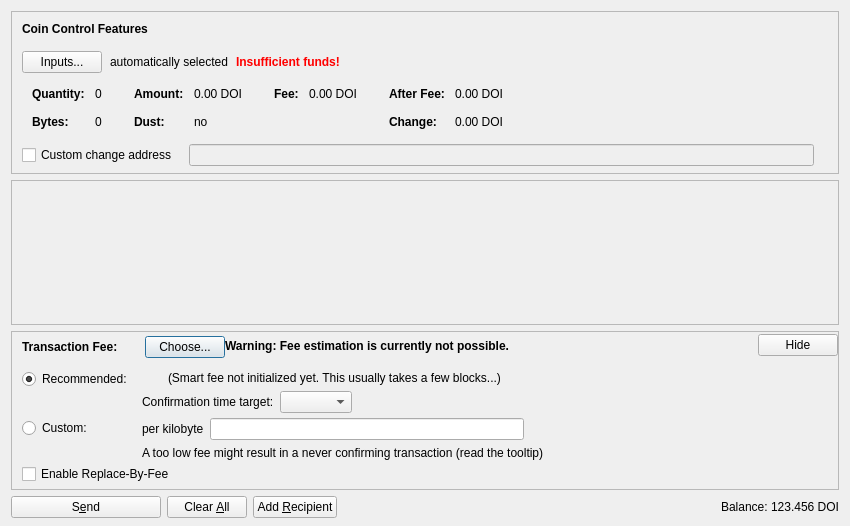
<?xml version="1.0" encoding="UTF-8"?>
<ui version="4.0">
 <class>SendCoinsDialog</class>
 <widget class="QDialog" name="SendCoinsDialog">
  <property name="geometry">
   <rect>
    <x>0</x>
    <y>0</y>
    <width>850</width>
    <height>526</height>
   </rect>
  </property>
  <property name="windowTitle">
   <string>Send Coins</string>
  </property>
  <layout class="QVBoxLayout" name="verticalLayout" stretch="0,1,0,0">
   <property name="bottomMargin">
    <number>8</number>
   </property>
   <item>
    <widget class="QFrame" name="frameCoinControl">
     <property name="sizePolicy">
      <sizepolicy hsizetype="Expanding" vsizetype="Expanding">
       <horstretch>0</horstretch>
       <verstretch>0</verstretch>
      </sizepolicy>
     </property>
     <property name="maximumSize">
      <size>
       <width>16777215</width>
       <height>16777215</height>
      </size>
     </property>
     <property name="frameShape">
      <enum>QFrame::StyledPanel</enum>
     </property>
     <property name="frameShadow">
      <enum>QFrame::Sunken</enum>
     </property>
     <layout class="QVBoxLayout" name="verticalLayoutCoinControl2">
      <property name="spacing">
       <number>0</number>
      </property>
      <property name="leftMargin">
       <number>0</number>
      </property>
      <property name="topMargin">
       <number>0</number>
      </property>
      <property name="rightMargin">
       <number>0</number>
      </property>
      <property name="bottomMargin">
       <number>6</number>
      </property>
      <item>
       <layout class="QVBoxLayout" name="verticalLayoutCoinControl" stretch="0,0,0,0,1">
        <property name="spacing">
         <number>0</number>
        </property>
        <property name="leftMargin">
         <number>10</number>
        </property>
        <property name="topMargin">
         <number>10</number>
        </property>
        <item>
         <layout class="QHBoxLayout" name="horizontalLayoutCoinControl1">
          <property name="bottomMargin">
           <number>15</number>
          </property>
          <item>
           <widget class="QLabel" name="labelCoinControlFeatures">
            <property name="sizePolicy">
             <sizepolicy hsizetype="Preferred" vsizetype="Maximum">
              <horstretch>0</horstretch>
              <verstretch>0</verstretch>
             </sizepolicy>
            </property>
            <property name="font">
             <font>
              <weight>75</weight>
              <bold>true</bold>
             </font>
            </property>
            <property name="styleSheet">
             <string notr="true">font-weight:bold;</string>
            </property>
            <property name="text">
             <string>Coin Control Features</string>
            </property>
           </widget>
          </item>
         </layout>
        </item>
        <item>
         <layout class="QHBoxLayout" name="horizontalLayoutCoinControl2" stretch="0,0,0,0">
          <property name="spacing">
           <number>8</number>
          </property>
          <property name="bottomMargin">
           <number>10</number>
          </property>
          <item>
           <widget class="QPushButton" name="pushButtonCoinControl">
            <property name="styleSheet">
             <string notr="true"/>
            </property>
            <property name="text">
             <string>Inputs...</string>
            </property>
            <property name="autoDefault">
             <bool>false</bool>
            </property>
           </widget>
          </item>
          <item>
           <widget class="QLabel" name="labelCoinControlAutomaticallySelected">
            <property name="text">
             <string>automatically selected</string>
            </property>
            <property name="margin">
             <number>5</number>
            </property>
           </widget>
          </item>
          <item>
           <widget class="QLabel" name="labelCoinControlInsuffFunds">
            <property name="font">
             <font>
              <weight>75</weight>
              <bold>true</bold>
             </font>
            </property>
            <property name="styleSheet">
             <string notr="true">color:red;font-weight:bold;</string>
            </property>
            <property name="text">
             <string>Insufficient funds!</string>
            </property>
            <property name="margin">
             <number>5</number>
            </property>
           </widget>
          </item>
          <item>
           <spacer name="horizontalSpacerCoinControl">
            <property name="orientation">
             <enum>Qt::Horizontal</enum>
            </property>
            <property name="sizeHint" stdset="0">
             <size>
              <width>40</width>
              <height>1</height>
             </size>
            </property>
           </spacer>
          </item>
         </layout>
        </item>
        <item>
         <widget class="QWidget" name="widgetCoinControl" native="true">
          <property name="sizePolicy">
           <sizepolicy hsizetype="Preferred" vsizetype="Preferred">
            <horstretch>0</horstretch>
            <verstretch>0</verstretch>
           </sizepolicy>
          </property>
          <property name="minimumSize">
           <size>
            <width>0</width>
            <height>0</height>
           </size>
          </property>
          <property name="styleSheet">
           <string notr="true"/>
          </property>
          <layout class="QHBoxLayout" name="horizontalLayoutCoinControl5">
           <property name="leftMargin">
            <number>0</number>
           </property>
           <property name="topMargin">
            <number>0</number>
           </property>
           <property name="rightMargin">
            <number>0</number>
           </property>
           <property name="bottomMargin">
            <number>0</number>
           </property>
           <item>
            <layout class="QHBoxLayout" name="horizontalLayoutCoinControl3" stretch="0,0,0,1">
             <property name="spacing">
              <number>20</number>
             </property>
             <property name="topMargin">
              <number>0</number>
             </property>
             <property name="bottomMargin">
              <number>10</number>
             </property>
             <item>
              <layout class="QFormLayout" name="formLayoutCoinControl1">
               <property name="horizontalSpacing">
                <number>10</number>
               </property>
               <property name="verticalSpacing">
                <number>14</number>
               </property>
               <property name="leftMargin">
                <number>10</number>
               </property>
               <property name="topMargin">
                <number>4</number>
               </property>
               <property name="rightMargin">
                <number>6</number>
               </property>
               <item row="0" column="0">
                <widget class="QLabel" name="labelCoinControlQuantityText">
                 <property name="font">
                  <font>
                   <weight>75</weight>
                   <bold>true</bold>
                  </font>
                 </property>
                 <property name="text">
                  <string>Quantity:</string>
                 </property>
                 <property name="margin">
                  <number>0</number>
                 </property>
                </widget>
               </item>
               <item row="0" column="1">
                <widget class="QLabel" name="labelCoinControlQuantity">
                 <property name="cursor">
                  <cursorShape>IBeamCursor</cursorShape>
                 </property>
                 <property name="contextMenuPolicy">
                  <enum>Qt::ActionsContextMenu</enum>
                 </property>
                 <property name="text">
                  <string notr="true">0</string>
                 </property>
                 <property name="margin">
                  <number>0</number>
                 </property>
                 <property name="textInteractionFlags">
                  <set>Qt::LinksAccessibleByMouse|Qt::TextSelectableByKeyboard|Qt::TextSelectableByMouse</set>
                 </property>
                </widget>
               </item>
               <item row="1" column="0">
                <widget class="QLabel" name="labelCoinControlBytesText">
                 <property name="font">
                  <font>
                   <weight>75</weight>
                   <bold>true</bold>
                  </font>
                 </property>
                 <property name="text">
                  <string>Bytes:</string>
                 </property>
                </widget>
               </item>
               <item row="1" column="1">
                <widget class="QLabel" name="labelCoinControlBytes">
                 <property name="cursor">
                  <cursorShape>IBeamCursor</cursorShape>
                 </property>
                 <property name="contextMenuPolicy">
                  <enum>Qt::ActionsContextMenu</enum>
                 </property>
                 <property name="text">
                  <string notr="true">0</string>
                 </property>
                 <property name="textInteractionFlags">
                  <set>Qt::LinksAccessibleByMouse|Qt::TextSelectableByKeyboard|Qt::TextSelectableByMouse</set>
                 </property>
                </widget>
               </item>
              </layout>
             </item>
             <item>
              <layout class="QFormLayout" name="formLayoutCoinControl2">
               <property name="horizontalSpacing">
                <number>10</number>
               </property>
               <property name="verticalSpacing">
                <number>14</number>
               </property>
               <property name="leftMargin">
                <number>6</number>
               </property>
               <property name="topMargin">
                <number>4</number>
               </property>
               <property name="rightMargin">
                <number>6</number>
               </property>
               <item row="0" column="0">
                <widget class="QLabel" name="labelCoinControlAmountText">
                 <property name="font">
                  <font>
                   <weight>75</weight>
                   <bold>true</bold>
                  </font>
                 </property>
                 <property name="text">
                  <string>Amount:</string>
                 </property>
                 <property name="margin">
                  <number>0</number>
                 </property>
                </widget>
               </item>
               <item row="0" column="1">
                <widget class="QLabel" name="labelCoinControlAmount">
                 <property name="cursor">
                  <cursorShape>IBeamCursor</cursorShape>
                 </property>
                 <property name="contextMenuPolicy">
                  <enum>Qt::ActionsContextMenu</enum>
                 </property>
                 <property name="text">
                  <string notr="true">0.00 DOI</string>
                 </property>
                 <property name="textInteractionFlags">
                  <set>Qt::LinksAccessibleByMouse|Qt::TextSelectableByKeyboard|Qt::TextSelectableByMouse</set>
                 </property>
                </widget>
               </item>
               <item row="1" column="0">
                <widget class="QLabel" name="labelCoinControlLowOutputText">
                 <property name="font">
                  <font>
                   <weight>75</weight>
                   <bold>true</bold>
                  </font>
                 </property>
                 <property name="text">
                  <string>Dust:</string>
                 </property>
                </widget>
               </item>
               <item row="1" column="1">
                <widget class="QLabel" name="labelCoinControlLowOutput">
                 <property name="cursor">
                  <cursorShape>IBeamCursor</cursorShape>
                 </property>
                 <property name="contextMenuPolicy">
                  <enum>Qt::ActionsContextMenu</enum>
                 </property>
                 <property name="text">
                  <string notr="true">no</string>
                 </property>
                 <property name="textInteractionFlags">
                  <set>Qt::LinksAccessibleByMouse|Qt::TextSelectableByKeyboard|Qt::TextSelectableByMouse</set>
                 </property>
                </widget>
               </item>
              </layout>
             </item>
             <item>
              <layout class="QFormLayout" name="formLayoutCoinControl3">
               <property name="horizontalSpacing">
                <number>10</number>
               </property>
               <property name="verticalSpacing">
                <number>14</number>
               </property>
               <property name="leftMargin">
                <number>6</number>
               </property>
               <property name="topMargin">
                <number>4</number>
               </property>
               <property name="rightMargin">
                <number>6</number>
               </property>
               <item row="0" column="0">
                <widget class="QLabel" name="labelCoinControlFeeText">
                 <property name="font">
                  <font>
                   <weight>75</weight>
                   <bold>true</bold>
                  </font>
                 </property>
                 <property name="text">
                  <string>Fee:</string>
                 </property>
                 <property name="margin">
                  <number>0</number>
                 </property>
                </widget>
               </item>
               <item row="0" column="1">
                <widget class="QLabel" name="labelCoinControlFee">
                 <property name="cursor">
                  <cursorShape>IBeamCursor</cursorShape>
                 </property>
                 <property name="contextMenuPolicy">
                  <enum>Qt::ActionsContextMenu</enum>
                 </property>
                 <property name="text">
                  <string notr="true">0.00 DOI</string>
                 </property>
                 <property name="textInteractionFlags">
                  <set>Qt::LinksAccessibleByMouse|Qt::TextSelectableByKeyboard|Qt::TextSelectableByMouse</set>
                 </property>
                </widget>
               </item>
              </layout>
             </item>
             <item>
              <layout class="QFormLayout" name="formLayoutCoinControl4">
               <property name="horizontalSpacing">
                <number>10</number>
               </property>
               <property name="verticalSpacing">
                <number>14</number>
               </property>
               <property name="leftMargin">
                <number>6</number>
               </property>
               <property name="topMargin">
                <number>4</number>
               </property>
               <property name="rightMargin">
                <number>6</number>
               </property>
               <item row="0" column="0">
                <widget class="QLabel" name="labelCoinControlAfterFeeText">
                 <property name="font">
                  <font>
                   <weight>75</weight>
                   <bold>true</bold>
                  </font>
                 </property>
                 <property name="text">
                  <string>After Fee:</string>
                 </property>
                 <property name="margin">
                  <number>0</number>
                 </property>
                </widget>
               </item>
               <item row="0" column="1">
                <widget class="QLabel" name="labelCoinControlAfterFee">
                 <property name="cursor">
                  <cursorShape>IBeamCursor</cursorShape>
                 </property>
                 <property name="contextMenuPolicy">
                  <enum>Qt::ActionsContextMenu</enum>
                 </property>
                 <property name="text">
                  <string notr="true">0.00 DOI</string>
                 </property>
                 <property name="textInteractionFlags">
                  <set>Qt::LinksAccessibleByMouse|Qt::TextSelectableByKeyboard|Qt::TextSelectableByMouse</set>
                 </property>
                </widget>
               </item>
               <item row="1" column="0">
                <widget class="QLabel" name="labelCoinControlChangeText">
                 <property name="font">
                  <font>
                   <weight>75</weight>
                   <bold>true</bold>
                  </font>
                 </property>
                 <property name="text">
                  <string>Change:</string>
                 </property>
                </widget>
               </item>
               <item row="1" column="1">
                <widget class="QLabel" name="labelCoinControlChange">
                 <property name="cursor">
                  <cursorShape>IBeamCursor</cursorShape>
                 </property>
                 <property name="contextMenuPolicy">
                  <enum>Qt::ActionsContextMenu</enum>
                 </property>
                 <property name="text">
                  <string notr="true">0.00 DOI</string>
                 </property>
                 <property name="textInteractionFlags">
                  <set>Qt::LinksAccessibleByMouse|Qt::TextSelectableByKeyboard|Qt::TextSelectableByMouse</set>
                 </property>
                </widget>
               </item>
              </layout>
             </item>
            </layout>
           </item>
          </layout>
         </widget>
        </item>
        <item>
         <layout class="QHBoxLayout" name="horizontalLayoutCoinControl4" stretch="0,0,0">
          <property name="spacing">
           <number>12</number>
          </property>
          <property name="sizeConstraint">
           <enum>QLayout::SetDefaultConstraint</enum>
          </property>
          <property name="topMargin">
           <number>5</number>
          </property>
          <property name="rightMargin">
           <number>5</number>
          </property>
          <item>
           <widget class="QCheckBox" name="checkBoxCoinControlChange">
            <property name="toolTip">
             <string>If this is activated, but the change address is empty or invalid, change will be sent to a newly generated address.</string>
            </property>
            <property name="text">
             <string>Custom change address</string>
            </property>
           </widget>
          </item>
          <item>
           <widget class="QValidatedLineEdit" name="lineEditCoinControlChange">
            <property name="enabled">
             <bool>false</bool>
            </property>
            <property name="sizePolicy">
             <sizepolicy hsizetype="Expanding" vsizetype="Fixed">
              <horstretch>0</horstretch>
              <verstretch>0</verstretch>
             </sizepolicy>
            </property>
           </widget>
          </item>
          <item>
           <widget class="QLabel" name="labelCoinControlChangeLabel">
            <property name="sizePolicy">
             <sizepolicy hsizetype="Preferred" vsizetype="Expanding">
              <horstretch>0</horstretch>
              <verstretch>0</verstretch>
             </sizepolicy>
            </property>
            <property name="minimumSize">
             <size>
              <width>0</width>
              <height>0</height>
             </size>
            </property>
            <property name="text">
             <string/>
            </property>
            <property name="margin">
             <number>3</number>
            </property>
           </widget>
          </item>
         </layout>
        </item>
        <item>
         <spacer name="verticalSpacerCoinControl">
          <property name="orientation">
           <enum>Qt::Vertical</enum>
          </property>
          <property name="sizeHint" stdset="0">
           <size>
            <width>800</width>
            <height>1</height>
           </size>
          </property>
         </spacer>
        </item>
       </layout>
      </item>
     </layout>
    </widget>
   </item>
   <item>
    <widget class="QScrollArea" name="scrollArea">
     <property name="widgetResizable">
      <bool>true</bool>
     </property>
     <widget class="QWidget" name="scrollAreaWidgetContents">
      <property name="geometry">
       <rect>
        <x>0</x>
        <y>0</y>
        <width>830</width>
        <height>104</height>
       </rect>
      </property>
      <layout class="QVBoxLayout" name="verticalLayout_2" stretch="0,1">
       <property name="leftMargin">
        <number>0</number>
       </property>
       <property name="topMargin">
        <number>0</number>
       </property>
       <property name="rightMargin">
        <number>0</number>
       </property>
       <property name="bottomMargin">
        <number>0</number>
       </property>
       <item>
        <layout class="QVBoxLayout" name="entries">
         <property name="spacing">
          <number>6</number>
         </property>
        </layout>
       </item>
       <item>
        <spacer name="verticalSpacer">
         <property name="orientation">
          <enum>Qt::Vertical</enum>
         </property>
         <property name="sizeHint" stdset="0">
          <size>
           <width>20</width>
           <height>40</height>
          </size>
         </property>
        </spacer>
       </item>
      </layout>
     </widget>
    </widget>
   </item>
   <item>
    <widget class="QFrame" name="frameFee">
     <property name="sizePolicy">
      <sizepolicy hsizetype="Expanding" vsizetype="Expanding">
       <horstretch>0</horstretch>
       <verstretch>0</verstretch>
      </sizepolicy>
     </property>
     <property name="maximumSize">
      <size>
       <width>16777215</width>
       <height>16777215</height>
      </size>
     </property>
     <property name="frameShape">
      <enum>QFrame::StyledPanel</enum>
     </property>
     <property name="frameShadow">
      <enum>QFrame::Sunken</enum>
     </property>
     <layout class="QVBoxLayout" name="verticalLayoutFee1">
      <property name="spacing">
       <number>0</number>
      </property>
      <property name="leftMargin">
       <number>0</number>
      </property>
      <property name="topMargin">
       <number>0</number>
      </property>
      <property name="rightMargin">
       <number>0</number>
      </property>
      <property name="bottomMargin">
       <number>0</number>
      </property>
      <item>
       <layout class="QVBoxLayout" name="verticalLayoutFee2" stretch="0,0,0">
        <property name="spacing">
         <number>0</number>
        </property>
        <property name="leftMargin">
         <number>10</number>
        </property>
        <property name="topMargin">
         <number>0</number>
        </property>
        <item>
         <layout class="QHBoxLayout" name="horizontalLayoutFee1">
          <property name="bottomMargin">
           <number>0</number>
          </property>
          <item>
           <layout class="QVBoxLayout" name="verticalLayoutFee7">
            <property name="spacing">
             <number>0</number>
            </property>
            <item>
             <spacer name="verticalSpacerSmartFee">
              <property name="orientation">
               <enum>Qt::Vertical</enum>
              </property>
              <property name="sizeType">
               <enum>QSizePolicy::Fixed</enum>
              </property>
              <property name="sizeHint" stdset="0">
               <size>
                <width>1</width>
                <height>4</height>
               </size>
              </property>
             </spacer>
            </item>
            <item>
             <layout class="QHBoxLayout" name="horizontalLayoutSmartFee">
              <property name="spacing">
               <number>10</number>
              </property>
              <item>
               <widget class="QLabel" name="labelFeeHeadline">
                <property name="sizePolicy">
                 <sizepolicy hsizetype="Preferred" vsizetype="Maximum">
                  <horstretch>0</horstretch>
                  <verstretch>0</verstretch>
                 </sizepolicy>
                </property>
                <property name="font">
                 <font>
                  <weight>75</weight>
                  <bold>true</bold>
                 </font>
                </property>
                <property name="styleSheet">
                 <string notr="true">font-weight:bold;</string>
                </property>
                <property name="text">
                 <string>Transaction Fee:</string>
                </property>
               </widget>
              </item>
              <item>
               <widget class="QLabel" name="labelFeeMinimized">
                <property name="text">
                 <string/>
                </property>
               </widget>
              </item>
              <item>
               <widget class="QPushButton" name="buttonChooseFee">
                <property name="text">
                 <string>Choose...</string>
                </property>
               </widget>
              </item>
             </layout>
            </item>
            <item>
             <spacer name="verticalSpacer_5">
              <property name="orientation">
               <enum>Qt::Vertical</enum>
              </property>
              <property name="sizeHint" stdset="0">
               <size>
                <width>1</width>
                <height>1</height>
               </size>
              </property>
             </spacer>
            </item>
           </layout>
          </item>
          <item>
           <widget class="QLabel" name="fallbackFeeWarningLabel">
            <property name="toolTip">
             <string>Using the fallbackfee can result in sending a transaction that will take several hours or days (or never) to confirm. Consider choosing your fee manually or wait until you have validated the complete chain.</string>
            </property>
            <property name="font">
            <font>
                <weight>75</weight>
                <bold>true</bold>
            </font>
            </property>
            <property name="text">
             <string>Warning: Fee estimation is currently not possible.</string>
            </property>
            <property name="wordWrap">
             <bool>false</bool>
            </property>
           </widget>
          </item>
          <item>
           <spacer name="horizontalSpacer_4">
            <property name="orientation">
             <enum>Qt::Horizontal</enum>
            </property>
            <property name="sizeType">
             <enum>QSizePolicy::MinimumExpanding</enum>
            </property>
            <property name="sizeHint" stdset="0">
             <size>
              <width>40</width>
              <height>20</height>
             </size>
            </property>
           </spacer>
          </item>
          <item>
           <widget class="QPushButton" name="buttonMinimizeFee">
            <property name="toolTip">
             <string>Hide transaction fee settings</string>
            </property>
            <property name="text">
             <string>Hide</string>
            </property>
           </widget>
          </item>
         </layout>
        </item>
        <item>
         <widget class="QFrame" name="frameFeeSelection">
          <layout class="QVBoxLayout" name="verticalLayoutFee12">
           <property name="spacing">
            <number>0</number>
           </property>
           <property name="leftMargin">
            <number>0</number>
           </property>
           <property name="topMargin">
            <number>0</number>
           </property>
           <property name="rightMargin">
            <number>0</number>
           </property>
           <property name="bottomMargin">
            <number>0</number>
           </property>
           <item>
            <layout class="QGridLayout" name="gridLayoutFee">
             <property name="topMargin">
              <number>10</number>
             </property>
             <property name="bottomMargin">
              <number>4</number>
             </property>
             <property name="horizontalSpacing">
              <number>10</number>
             </property>
             <property name="verticalSpacing">
              <number>4</number>
             </property>
             <item row="1" column="1">
              <layout class="QVBoxLayout" name="verticalLayoutFee8">
               <property name="spacing">
                <number>6</number>
               </property>
               <item>
                <layout class="QHBoxLayout" name="horizontalLayoutFee13">
                 <item>
                  <widget class="QLabel" name="labelCustomPerKilobyte">
                   <property name="toolTip">
                    <string>Specify a custom fee per kB (1,000 bytes) of the transaction's virtual size.

Note:  Since the fee is calculated on a per-byte basis, a fee of "100 satoshis per kB" for a transaction size of 500 bytes (half of 1 kB) would ultimately yield a fee of only 50 satoshis.</string>
                   </property>
                   <property name="text">
                    <string>per kilobyte</string>
                   </property>
                  </widget>
                 </item>
                 <item>
                  <widget class="BitcoinAmountField" name="customFee"/>
                 </item>
                 <item>
                  <spacer name="horizontalSpacer_6">
                   <property name="orientation">
                    <enum>Qt::Horizontal</enum>
                   </property>
                   <property name="sizeHint" stdset="0">
                    <size>
                     <width>1</width>
                     <height>1</height>
                    </size>
                   </property>
                  </spacer>
                 </item>
                </layout>
               </item>
               <item>
                <layout class="QHBoxLayout" name="horizontalLayoutFee8">
                 <item>
                  <widget class="QLabel" name="labelCustomFeeWarning">
                   <property name="enabled">
                    <bool>true</bool>
                   </property>
                   <property name="toolTip">
                    <string>When there is less transaction volume than space in the blocks, miners as well as relaying nodes may enforce a minimum fee. Paying only this minimum fee is just fine, but be aware that this can result in a never confirming transaction once there is more demand for bitcoin transactions than the network can process.</string>
                   </property>
                   <property name="text">
                    <string>A too low fee might result in a never confirming transaction (read the tooltip)</string>
                   </property>
                  </widget>
                 </item>
                 <item>
                  <spacer name="horizontalSpacer_2">
                   <property name="orientation">
                    <enum>Qt::Horizontal</enum>
                   </property>
                   <property name="sizeHint" stdset="0">
                    <size>
                     <width>1</width>
                     <height>1</height>
                    </size>
                   </property>
                  </spacer>
                 </item>
                </layout>
               </item>
              </layout>
             </item>
             <item row="0" column="0">
              <layout class="QVBoxLayout" name="verticalLayoutFee4" stretch="0,1">
               <item>
                <widget class="QRadioButton" name="radioSmartFee">
                 <property name="text">
                  <string>Recommended:</string>
                 </property>
                 <property name="checked">
                  <bool>true</bool>
                 </property>
                 <attribute name="buttonGroup">
                  <string notr="true">groupFee</string>
                 </attribute>
                </widget>
               </item>
               <item>
                <spacer name="verticalSpacer_2">
                 <property name="orientation">
                  <enum>Qt::Vertical</enum>
                 </property>
                 <property name="sizeHint" stdset="0">
                  <size>
                   <width>1</width>
                   <height>1</height>
                  </size>
                 </property>
                </spacer>
               </item>
              </layout>
             </item>
             <item row="1" column="0">
              <layout class="QVBoxLayout" name="verticalLayoutFee9" stretch="0,1">
               <item>
                <widget class="QRadioButton" name="radioCustomFee">
                 <property name="text">
                  <string>Custom:</string>
                 </property>
                 <attribute name="buttonGroup">
                  <string notr="true">groupFee</string>
                 </attribute>
                </widget>
               </item>
               <item>
                <spacer name="verticalSpacer_6">
                 <property name="orientation">
                  <enum>Qt::Vertical</enum>
                 </property>
                 <property name="sizeHint" stdset="0">
                  <size>
                   <width>1</width>
                   <height>1</height>
                  </size>
                 </property>
                </spacer>
               </item>
              </layout>
             </item>
             <item row="0" column="1">
              <layout class="QVBoxLayout" name="verticalLayoutFee3" stretch="0,0,1">
               <property name="spacing">
                <number>6</number>
               </property>
               <property name="topMargin">
                <number>2</number>
               </property>
               <item>
                <layout class="QHBoxLayout" name="horizontalLayoutFee12">
                 <item>
                  <widget class="QLabel" name="labelSmartFee">
                   <property name="text">
                    <string/>
                   </property>
                  </widget>
                 </item>
                 <item>
                  <widget class="QLabel" name="labelFeeEstimation">
                   <property name="text">
                    <string/>
                   </property>
                  </widget>
                 </item>
                 <item>
                  <widget class="QLabel" name="labelSmartFee2">
                   <property name="text">
                    <string>(Smart fee not initialized yet. This usually takes a few blocks...)</string>
                   </property>
                  </widget>
                 </item>
                 <item>
                  <spacer name="horizontalSpacer_5">
                   <property name="orientation">
                    <enum>Qt::Horizontal</enum>
                   </property>
                   <property name="sizeHint" stdset="0">
                    <size>
                     <width>1</width>
                     <height>1</height>
                    </size>
                   </property>
                  </spacer>
                 </item>
                </layout>
               </item>
               <item>
                <layout class="QHBoxLayout" name="horizontalLayoutFee9">
                 <item>
                  <layout class="QVBoxLayout" name="verticalLayoutFee6">
                   <item>
                    <widget class="QLabel" name="labelSmartFee3">
                     <property name="text">
                      <string>Confirmation time target:</string>
                     </property>
                    </widget>
                   </item>
                  </layout>
                 </item>
                 <item>
                  <layout class="QVBoxLayout" name="verticalLayoutFee5">
                   <property name="rightMargin">
                    <number>30</number>
                   </property>
                   <item>
                    <layout class="QHBoxLayout" name="horizontalLayoutConfTarget">
                     <property name="bottomMargin">
                      <number>0</number>
                     </property>
                     <item>
                      <widget class="QComboBox" name="confTargetSelector"/>
                     </item>
                     <item>
                      <spacer name="horizontalSpacerConfTarget">
                       <property name="orientation">
                        <enum>Qt::Horizontal</enum>
                       </property>
                       <property name="sizeHint" stdset="0">
                        <size>
                         <width>40</width>
                         <height>20</height>
                        </size>
                       </property>
                      </spacer>
                     </item>
                    </layout>
                   </item>
                  </layout>
                 </item>
                </layout>
               </item>
               <item>
                <spacer name="verticalSpacer_4">
                 <property name="orientation">
                  <enum>Qt::Vertical</enum>
                 </property>
                 <property name="sizeHint" stdset="0">
                  <size>
                   <width>1</width>
                   <height>1</height>
                  </size>
                 </property>
                </spacer>
               </item>
              </layout>
             </item>
            </layout>
           </item>
           <item>
            <widget class="QCheckBox" name="optInRBF">
             <property name="text">
              <string>Enable Replace-By-Fee</string>
             </property>
             <property name="toolTip">
              <string>With Replace-By-Fee (BIP-125) you can increase a transaction's fee after it is sent. Without this, a higher fee may be recommended to compensate for increased transaction delay risk.</string>
             </property>
            </widget>
           </item>
          </layout>
         </widget>
        </item>
        <item>
         <spacer name="verticalSpacerFee">
          <property name="orientation">
           <enum>Qt::Vertical</enum>
          </property>
          <property name="sizeHint" stdset="0">
           <size>
            <width>40</width>
            <height>5</height>
           </size>
          </property>
         </spacer>
        </item>
       </layout>
      </item>
     </layout>
    </widget>
   </item>
   <item>
    <layout class="QHBoxLayout" name="horizontalLayout">
     <item>
      <widget class="QPushButton" name="sendButton">
       <property name="minimumSize">
        <size>
         <width>150</width>
         <height>0</height>
        </size>
       </property>
       <property name="toolTip">
        <string>Confirm the send action</string>
       </property>
       <property name="text">
        <string>S&amp;end</string>
       </property>
       <property name="icon">
        <iconset resource="../bitcoin.qrc">
         <normaloff>:/icons/send</normaloff>:/icons/send</iconset>
       </property>
       <property name="autoDefault">
        <bool>false</bool>
       </property>
       <property name="default">
        <bool>false</bool>
       </property>
      </widget>
     </item>
     <item>
      <widget class="QPushButton" name="clearButton">
       <property name="sizePolicy">
        <sizepolicy hsizetype="Minimum" vsizetype="Fixed">
         <horstretch>0</horstretch>
         <verstretch>0</verstretch>
        </sizepolicy>
       </property>
       <property name="toolTip">
        <string>Clear all fields of the form.</string>
       </property>
       <property name="text">
        <string>Clear &amp;All</string>
       </property>
       <property name="icon">
        <iconset resource="../bitcoin.qrc">
         <normaloff>:/icons/remove</normaloff>:/icons/remove</iconset>
       </property>
       <property name="autoDefault">
        <bool>false</bool>
       </property>
      </widget>
     </item>
     <item>
      <widget class="QPushButton" name="addButton">
       <property name="toolTip">
        <string>Send to multiple recipients at once</string>
       </property>
       <property name="text">
        <string>Add &amp;Recipient</string>
       </property>
       <property name="icon">
        <iconset resource="../bitcoin.qrc">
         <normaloff>:/icons/add</normaloff>:/icons/add</iconset>
       </property>
       <property name="autoDefault">
        <bool>false</bool>
       </property>
      </widget>
     </item>
     <item>
      <spacer name="horizontalSpacer">
       <property name="orientation">
        <enum>Qt::Horizontal</enum>
       </property>
       <property name="sizeHint" stdset="0">
        <size>
         <width>40</width>
         <height>20</height>
        </size>
       </property>
      </spacer>
     </item>
     <item>
      <layout class="QHBoxLayout" name="horizontalLayout_2">
       <property name="spacing">
        <number>3</number>
       </property>
       <item>
        <widget class="QLabel" name="labelBalanceName">
         <property name="sizePolicy">
          <sizepolicy hsizetype="Preferred" vsizetype="Fixed">
           <horstretch>0</horstretch>
           <verstretch>0</verstretch>
          </sizepolicy>
         </property>
         <property name="text">
          <string>Balance:</string>
         </property>
        </widget>
       </item>
       <item>
        <widget class="QLabel" name="labelBalance">
         <property name="sizePolicy">
          <sizepolicy hsizetype="Preferred" vsizetype="Fixed">
           <horstretch>0</horstretch>
           <verstretch>0</verstretch>
          </sizepolicy>
         </property>
         <property name="cursor">
          <cursorShape>IBeamCursor</cursorShape>
         </property>
         <property name="text">
          <string notr="true">123.456 DOI</string>
         </property>
         <property name="textInteractionFlags">
          <set>Qt::LinksAccessibleByMouse|Qt::TextSelectableByKeyboard|Qt::TextSelectableByMouse</set>
         </property>
        </widget>
       </item>
      </layout>
     </item>
    </layout>
   </item>
  </layout>
 </widget>
 <customwidgets>
  <customwidget>
   <class>QValidatedLineEdit</class>
   <extends>QLineEdit</extends>
   <header>qt/qvalidatedlineedit.h</header>
  </customwidget>
  <customwidget>
   <class>BitcoinAmountField</class>
   <extends>QLineEdit</extends>
   <header>qt/bitcoinamountfield.h</header>
   <container>1</container>
  </customwidget>
 </customwidgets>
 <resources>
  <include location="../bitcoin.qrc"/>
 </resources>
 <connections/>
 <buttongroups>
  <buttongroup name="groupFee"/>
 </buttongroups>
</ui>
